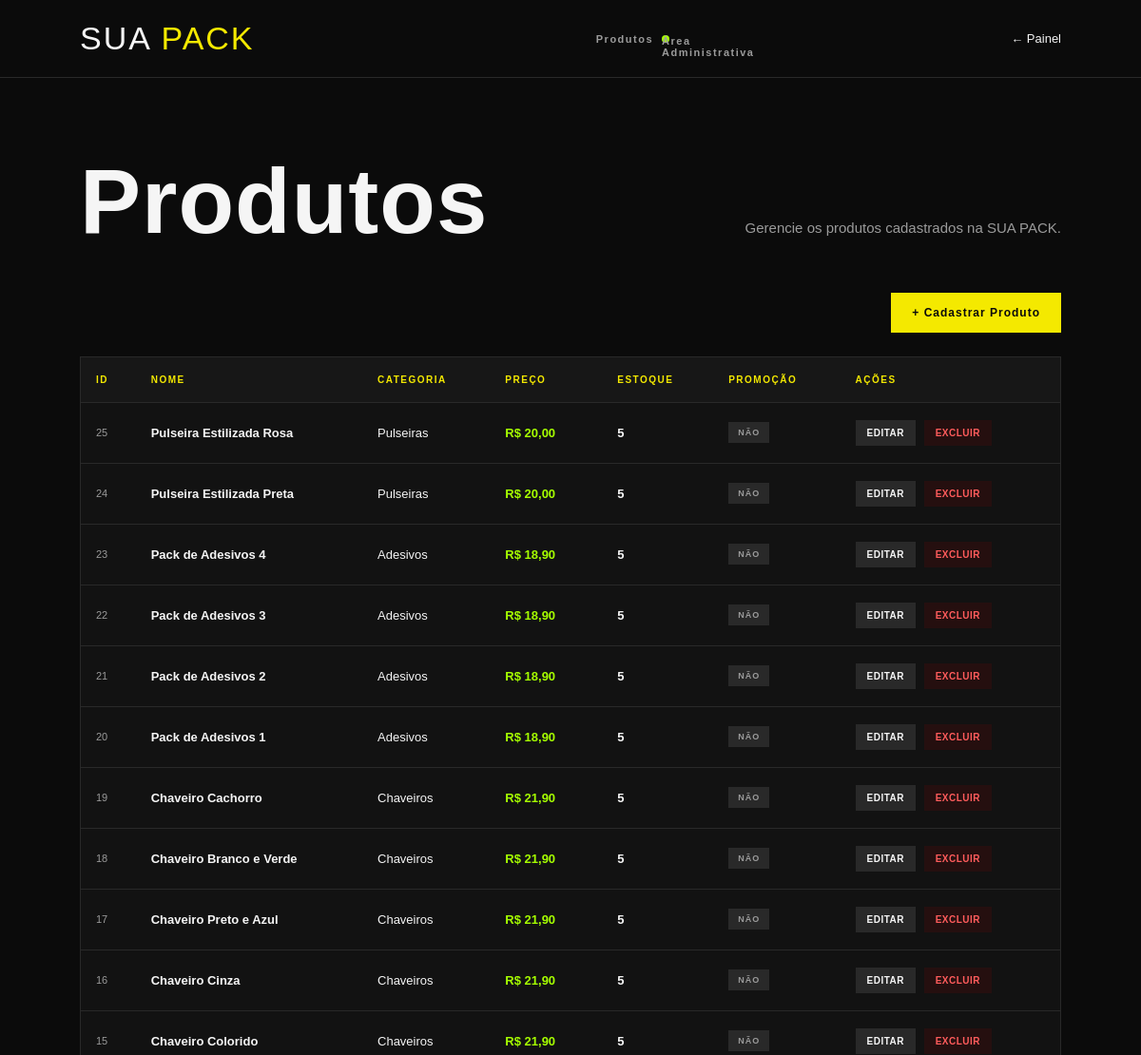
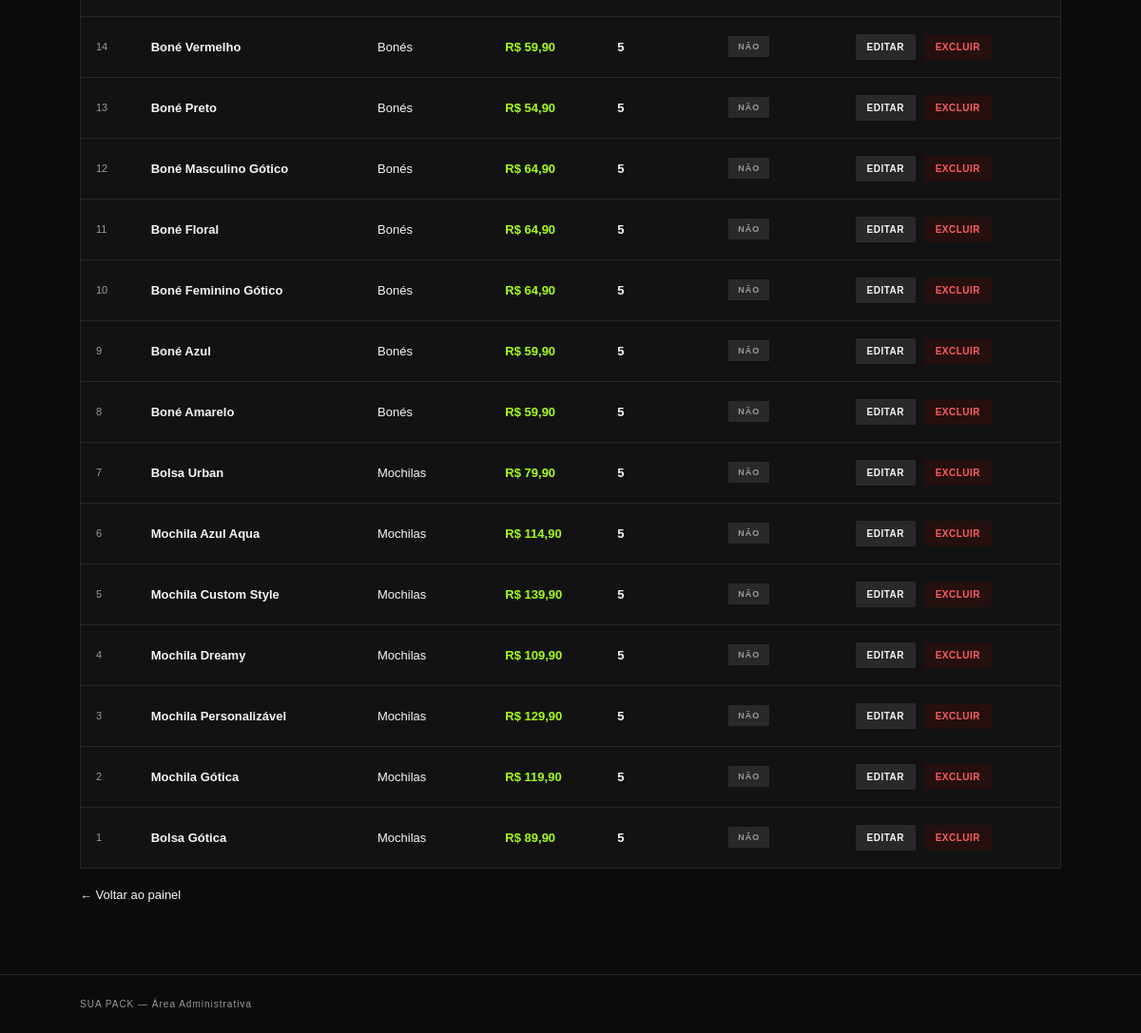
/admin/produtos/listar.php (signed in), run on the app's committed database (2 pictures, top to bottom).
### tables this page shows
CREATE TABLE produtos (

    id_produto INT AUTO_INCREMENT PRIMARY KEY,

    nome VARCHAR(100) NOT NULL,

    descricao TEXT,

    preco DECIMAL(10,2) NOT NULL,

    preco_promocional DECIMAL(10,2) DEFAULT NULL,

    imagem VARCHAR(255) DEFAULT NULL,

    estoque INT DEFAULT 0,

    em_promocao BOOLEAN DEFAULT FALSE,

    id_categoria INT

);

CREATE TABLE categorias (

    id_categoria INT AUTO_INCREMENT PRIMARY KEY,

    nome VARCHAR(100) NOT NULL

);

### admin/produtos/listar.php (the view, shortened to what this page needs)
<?php
include("../../conexao.php");
$sql = "SELECT produtos.*, categorias.nome AS categoria
        FROM produtos
        LEFT JOIN categorias
        ON produtos.id_categoria = categorias.id_categoria
        ORDER BY produtos.id_produto DESC";
$resultado = mysqli_query($conexao, $sql);
?>
<!DOCTYPE html>
<html lang="pt-BR">
<head>
    <link rel="stylesheet" href="../admin.css">
</head>
<body>
<header class="admin-header">
    <div class="logo">
        SUA <span>PACK</span>
    </div>
    <div class="admin-identificacao">
        <strong>
            Produtos
        </strong>
        <span class="status">
            Área Administrativa
        </span>
    </div>
    <a href="../index.php" class="voltar-site">
        ← Painel
    </a>
</header>
<main class="admin-container">
    <div class="boas-vindas">
        <h1>
            Produtos
        </h1>
        <p>
            Gerencie os produtos cadastrados na SUA PACK.
        </p>
    </div>
    <div class="admin-acoes">
        <a href="cadastrar.php" class="admin-btn">
            + Cadastrar Produto
        </a>
    </div>
    <div class="admin-tabela-container">
        <table class="admin-tabela">
            <thead>
                <tr>
                    <th>ID</th>
                    <th>Nome</th>
                    <th>Categoria</th>
                    <th>Preço</th>
                    <th>Estoque</th>
                    <th>Promoção</th>
                    <th>Ações</th>
                </tr>
            </thead>
            <tbody>
                <?php while ($produto = mysqli_fetch_assoc($resultado)) { ?>
                    <tr>
                        <td class="admin-id">
                            <?= $produto["id_produto"] ?>
                        </td>
                        <td class="admin-produto-nome">
                            <?= htmlspecialchars($produto["nome"]) ?>
                        </td>
                        <td>
                            <?= htmlspecialchars(
                                $produto["categoria"] ?? "Sem categoria"
                            ) ?>
                        </td>
                        <td class="admin-preco">
                            R$ <?= number_format(
                                $produto["preco"],
                                2,
                                ",",
                                "."
                            ) ?>
                        </td>
                        <td class="admin-estoque">
                            <?= $produto["estoque"] ?>
                        </td>
                        <td>
                            <?php if ($produto["em_promocao"] == 1) { ?>
                                <span class="admin-status promocao">
                                    Sim
                                </span>
                            <?php } else { ?>
                                <span class="admin-status">
                                    Não
                                </span>
                            <?php } ?>
                        </td>
                        <td class="admin-acoes-tabela">
                            <a
                                href="editar.php?id=<?= $produto["id_produto"] ?>"
                                class="btn-editar"
                            >
                                Editar
                            </a>
                            <a
                                href="excluir.php?id=<?= $produto["id_produto"] ?>"
                                class="btn-excluir"
                                onclick="return confirm('Tem certeza que deseja excluir este produto?');"
                            >
                                Excluir
                            </a>
                        </td>
                    </tr>
                <?php } ?>
            </tbody>
        </table>
    </div>
    <br>
    <a href="../index.php" class="voltar-site">
        ← Voltar ao painel
    </a>
</main>
<footer class="admin-footer">
    <p>
        SUA PACK — Área Administrativa
    </p>
</footer>
</body>
</html>

### admin/admin.css (style rules this page uses)
* { margin: 0; padding: 0; box-sizing: border-box; }
:root { --preto: #0b0b0b; --preto-card: #121212; --cinza: #171717; --cinza-claro: #292929; --cinza-texto: #9b9b9b; --amarelo: #f4e900; --verde: #a6ff00; --branco: #f5f5f5; }
html { scroll-behavior: smooth; }
body { background: var(--preto); color: var(--branco); font-family: "Poppins", sans-serif; min-height: 100vh; }
.admin-header { min-height: 82px; padding: 0 7%; display: flex; align-items: center; justify-content: space-between; border-bottom: 1px solid var(--cinza-claro); }
.logo { color: var(--branco); font-family: "Bebas Neue", sans-serif; font-size: 34px; letter-spacing: 2px; text-decoration: none; }
.logo span { color: var(--amarelo); }
.admin-identificacao { display: flex; align-items: center; gap: 9px; color: var(--cinza-texto); font-size: 11px; font-weight: 600; letter-spacing: 1.5px; }
.status { width: 8px; height: 8px; background: var(--verde); border-radius: 50%; }
.voltar-site { color: var(--branco); font-size: 13px; font-weight: 500; text-decoration: none; transition: 0.3s; }
.admin-container { width: 86%; max-width: 1400px; margin: 0 auto; padding: 75px 0; }
.boas-vindas { display: flex; align-items: flex-end; justify-content: space-between; margin-bottom: 55px; }
.boas-vindas h1 { margin-top: 14px; font-family: "Bebas Neue", sans-serif; font-size: clamp(58px, 8vw, 105px); line-height: 0.85; letter-spacing: 1px; }
.boas-vindas p { max-width: 570px; margin-top: 25px; color: var(--cinza-texto); font-size: 15px; line-height: 1.7; }
.admin-footer { padding: 25px 7%; border-top: 1px solid var(--cinza-claro); display: flex; justify-content: space-between; align-items: center; color: var(--cinza-texto); font-size: 10px; letter-spacing: 1px; }
.admin-acoes { display: flex; justify-content: flex-end; margin-bottom: 25px; }
.admin-btn { display: inline-block; padding: 14px 22px; background: var(--amarelo); color: var(--preto); text-decoration: none; font-size: 12px; font-weight: 800; letter-spacing: 1px; border: none; cursor: pointer; transition: 0.3s; }
.admin-tabela-container { width: 100%; overflow-x: auto; background: var(--preto-card); border: 1px solid var(--cinza-claro); }
.admin-tabela { width: 100%; border-collapse: collapse; color: var(--branco); font-size: 13px; }
.admin-tabela thead { background: var(--cinza); }
.admin-tabela th { padding: 18px 16px; text-align: left; color: var(--amarelo); font-size: 10px; font-weight: 800; letter-spacing: 1.5px; text-transform: uppercase; border-bottom: 1px solid var(--cinza-claro); }
.admin-tabela td { padding: 18px 16px; border-bottom: 1px solid var(--cinza-claro); vertical-align: middle; }
.admin-tabela tbody tr { transition: 0.2s; }
.admin-tabela tbody tr:last-child td { border-bottom: none; }
.admin-id { color: var(--cinza-texto); font-size: 11px; }
.admin-produto-nome { color: var(--branco); font-weight: 700; }
.admin-preco { color: var(--verde); font-weight: 700; white-space: nowrap; }
.admin-estoque { font-weight: 600; }
.admin-status { display: inline-block; padding: 6px 10px; background: var(--cinza-claro); color: var(--cinza-texto); font-size: 9px; font-weight: 800; text-transform: uppercase; letter-spacing: 1px; }
.admin-acoes-tabela { white-space: nowrap; }
.btn-editar, .btn-excluir { display: inline-block; padding: 8px 12px; margin-right: 5px; text-decoration: none; font-size: 10px; font-weight: 800; text-transform: uppercase; letter-spacing: 0.5px; transition: 0.3s; }
.btn-editar { background: var(--cinza-claro); color: var(--branco); }
.btn-excluir { background: #250f0f; color: #ff5c5c; }
.admin-acoes { display:flex;align-items:center;gap:18px }

### data on the page
produtos: id_produto "25", nome "Pulseira Estilizada Rosa", id_categoria.nome "Pulseiras", preco "20,00", estoque "5", em_promocao "NÃO"
produtos: id_produto "24", nome "Pulseira Estilizada Preta", id_categoria.nome "Pulseiras", preco "20,00", estoque "5", em_promocao "NÃO"
produtos: id_produto "23", nome "Pack de Adesivos 4", id_categoria.nome "Adesivos", preco "18,90", estoque "5", em_promocao "NÃO"
produtos: id_produto "22", nome "Pack de Adesivos 3", id_categoria.nome "Adesivos", preco "18,90", estoque "5", em_promocao "NÃO"
produtos: id_produto "21", nome "Pack de Adesivos 2", id_categoria.nome "Adesivos", preco "18,90", estoque "5", em_promocao "NÃO"
produtos: id_produto "20", nome "Pack de Adesivos 1", id_categoria.nome "Adesivos", preco "18,90", estoque "5", em_promocao "NÃO"
produtos: id_produto "19", nome "Chaveiro Cachorro", id_categoria.nome "Chaveiros", preco "21,90", estoque "5", em_promocao "NÃO"
produtos: id_produto "18", nome "Chaveiro Branco e Verde", id_categoria.nome "Chaveiros", preco "21,90", estoque "5", em_promocao "NÃO"
produtos: id_produto "17", nome "Chaveiro Preto e Azul", id_categoria.nome "Chaveiros", preco "21,90", estoque "5", em_promocao "NÃO"
produtos: id_produto "16", nome "Chaveiro Cinza", id_categoria.nome "Chaveiros", preco "21,90", estoque "5", em_promocao "NÃO"
produtos: id_produto "15", nome "Chaveiro Colorido", id_categoria.nome "Chaveiros", preco "21,90", estoque "5", em_promocao "NÃO"
produtos: id_produto "14", nome "Boné Vermelho", id_categoria.nome "Bonés", preco "59,90", estoque "5", em_promocao "NÃO"
produtos: id_produto "13", nome "Boné Preto", id_categoria.nome "Bonés", preco "54,90", estoque "5", em_promocao "NÃO"
produtos: id_produto "12", nome "Boné Masculino Gótico", id_categoria.nome "Bonés", preco "64,90", estoque "5", em_promocao "NÃO"
produtos: id_produto "11", nome "Boné Floral", id_categoria.nome "Bonés", preco "64,90", estoque "5", em_promocao "NÃO"
produtos: id_produto "10", nome "Boné Feminino Gótico", id_categoria.nome "Bonés", preco "64,90", estoque "5", em_promocao "NÃO"
produtos: id_produto "9", nome "Boné Azul", id_categoria.nome "Bonés", preco "59,90", estoque "5", em_promocao "NÃO"
produtos: id_produto "8", nome "Boné Amarelo", id_categoria.nome "Bonés", preco "59,90", estoque "5", em_promocao "NÃO"
produtos: id_produto "7", nome "Bolsa Urban", id_categoria.nome "Mochilas", preco "79,90", estoque "5", em_promocao "NÃO"
produtos: id_produto "6", nome "Mochila Azul Aqua", id_categoria.nome "Mochilas", preco "114,90", estoque "5", em_promocao "NÃO"
produtos: id_produto "5", nome "Mochila Custom Style", id_categoria.nome "Mochilas", preco "139,90", estoque "5", em_promocao "NÃO"
produtos: id_produto "4", nome "Mochila Dreamy", id_categoria.nome "Mochilas", preco "109,90", estoque "5", em_promocao "NÃO"
produtos: id_produto "3", nome "Mochila Personalizável", id_categoria.nome "Mochilas", preco "129,90", estoque "5", em_promocao "NÃO"
produtos: id_produto "2", nome "Mochila Gótica", id_categoria.nome "Mochilas", preco "119,90", estoque "5", em_promocao "NÃO"
produtos: id_produto "1", nome "Bolsa Gótica", id_categoria.nome "Mochilas", preco "89,90", estoque "5", em_promocao "NÃO"
